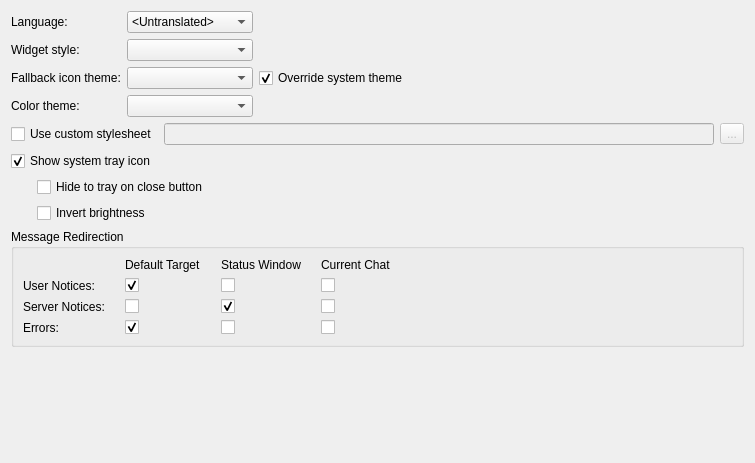
<?xml version="1.0" encoding="UTF-8"?>
<ui version="4.0">
 <class>AppearanceSettingsPage</class>
 <widget class="QWidget" name="AppearanceSettingsPage">
  <property name="geometry">
   <rect>
    <x>0</x>
    <y>0</y>
    <width>755</width>
    <height>463</height>
   </rect>
  </property>
  <property name="windowTitle">
   <string>Form</string>
  </property>
  <layout class="QVBoxLayout" name="verticalLayout">
   <item>
    <layout class="QGridLayout" name="gridLayout">
     <item row="0" column="0">
      <widget class="QLabel" name="label_9">
       <property name="text">
        <string>Language:</string>
       </property>
      </widget>
     </item>
     <item row="0" column="1">
      <widget class="QComboBox" name="languageComboBox">
       <property name="toolTip">
        <string>Set the application language. Requires restart!</string>
       </property>
       <item>
        <property name="text">
         <string>&lt;Untranslated&gt;</string>
        </property>
       </item>
       <item>
        <property name="text">
         <string>&lt;System Default&gt;</string>
        </property>
       </item>
      </widget>
     </item>
     <item row="0" column="2">
      <spacer name="horizontalSpacer_3">
       <property name="orientation">
        <enum>Qt::Horizontal</enum>
       </property>
       <property name="sizeHint" stdset="0">
        <size>
         <width>40</width>
         <height>20</height>
        </size>
       </property>
      </spacer>
     </item>
     <item row="1" column="0">
      <widget class="QLabel" name="label_2">
       <property name="text">
        <string>Widget style:</string>
       </property>
      </widget>
     </item>
     <item row="1" column="1">
      <widget class="QComboBox" name="styleComboBox">
       <property name="toolTip">
        <string>Set application style</string>
       </property>
      </widget>
     </item>
     <item row="2" column="0">
      <widget class="QLabel" name="iconThemeLabel">
       <property name="text">
        <string>Fallback icon theme:</string>
       </property>
      </widget>
     </item>
     <item row="2" column="1">
      <widget class="QComboBox" name="iconThemeComboBox">
       <property name="toolTip">
        <string>&lt;html&gt;&lt;head/&gt;&lt;body&gt;&lt;p&gt;Icon theme to use for icons that are not found in the current system theme. Requires the selected theme to be installed either system-wide, or as part of the Quassel installation.&lt;/p&gt;&lt;p&gt;Supported themes are Breeze, Breeze Dark and Oxygen, all of KDE fame.&lt;/p&gt;&lt;/body&gt;&lt;/html&gt;</string>
       </property>
      </widget>
     </item>
     <item row="2" column="2">
      <widget class="QCheckBox" name="overrideSystemIconTheme">
       <property name="toolTip">
        <string>&lt;html&gt;&lt;head/&gt;&lt;body&gt;&lt;p&gt;If enabled, uses the selected fallback icon theme instead of the configured system theme for all icons. Recommended if you want Quassel to have a consistent look-and-feel.&lt;/p&gt;&lt;/body&gt;&lt;/html&gt;</string>
       </property>
       <property name="text">
        <string>Override system theme</string>
       </property>
       <property name="checked">
        <bool>true</bool>
       </property>
       <property name="settingsKey" stdset="0">
        <string notr="true">/UiStyle/Icons/OverrideSystemTheme</string>
       </property>
       <property name="defaultValue" stdset="0">
        <bool>true</bool>
       </property>
      </widget>
     </item>
     <item row="3" column="0">
      <widget class="QLabel" name="themeLabel">
       <property name="text">
        <string>Color theme:</string>
       </property>
      </widget>
     </item>
     <item row="3" column="1">
      <widget class="QComboBox" name="themeComboBox">
       <property name="toolTip">
        <string>Select the application color theme</string>
       </property>
      </widget>
     </item>
    </layout>
   </item>
   <item>
    <layout class="QHBoxLayout" name="horizontalLayout">
     <item>
      <widget class="QCheckBox" name="useCustomStyleSheet">
       <property name="text">
        <string>Use custom stylesheet</string>
       </property>
       <property name="settingsKey" stdset="0">
        <string notr="true">/UiStyle/UseCustomStyleSheet</string>
       </property>
       <property name="defaultValue" stdset="0">
        <bool>false</bool>
       </property>
      </widget>
     </item>
     <item>
      <widget class="QLineEdit" name="customStyleSheetPath">
       <property name="enabled">
        <bool>false</bool>
       </property>
       <property name="sizePolicy">
        <sizepolicy hsizetype="Expanding" vsizetype="Fixed">
         <horstretch>0</horstretch>
         <verstretch>0</verstretch>
        </sizepolicy>
       </property>
       <property name="readOnly">
        <bool>false</bool>
       </property>
       <property name="settingsKey" stdset="0">
        <string notr="true">/UiStyle/CustomStyleSheetPath</string>
       </property>
       <property name="defaultValue" stdset="0">
        <string/>
       </property>
      </widget>
     </item>
     <item>
      <widget class="QToolButton" name="chooseStyleSheet">
       <property name="enabled">
        <bool>false</bool>
       </property>
       <property name="text">
        <string>...</string>
       </property>
      </widget>
     </item>
    </layout>
   </item>
   <item>
    <layout class="QGridLayout" name="gridLayout_3">
     <item row="1" column="2">
      <spacer name="horizontalSpacer">
       <property name="orientation">
        <enum>Qt::Horizontal</enum>
       </property>
       <property name="sizeHint" stdset="0">
        <size>
         <width>40</width>
         <height>20</height>
        </size>
       </property>
      </spacer>
     </item>
     <item row="0" column="0" colspan="2">
      <widget class="QCheckBox" name="useSystemTrayIcon">
       <property name="text">
        <string>Show system tray icon</string>
       </property>
       <property name="checked">
        <bool>true</bool>
       </property>
       <property name="settingsKey" stdset="0">
        <string notr="true">UseSystemTrayIcon</string>
       </property>
       <property name="defaultValue" stdset="0">
        <bool>true</bool>
       </property>
      </widget>
     </item>
     <item row="2" column="1">
      <widget class="QCheckBox" name="invertSystrayColors">
       <property name="text">
        <string>Invert brightness</string>
       </property>
       <property name="settingsKey" stdset="0">
        <string notr="true">/UiStyle/Icons/InvertTray</string>
       </property>
       <property name="defaultValue" stdset="0">
        <bool>false</bool>
       </property>
      </widget>
     </item>
     <item row="1" column="0">
      <spacer name="horizontalSpacer_2">
       <property name="orientation">
        <enum>Qt::Horizontal</enum>
       </property>
       <property name="sizeType">
        <enum>QSizePolicy::Fixed</enum>
       </property>
       <property name="sizeHint" stdset="0">
        <size>
         <width>20</width>
         <height>20</height>
        </size>
       </property>
      </spacer>
     </item>
     <item row="2" column="0">
      <spacer name="horizontalSpacer_6">
       <property name="orientation">
        <enum>Qt::Horizontal</enum>
       </property>
       <property name="sizeType">
        <enum>QSizePolicy::Fixed</enum>
       </property>
       <property name="sizeHint" stdset="0">
        <size>
         <width>20</width>
         <height>20</height>
        </size>
       </property>
      </spacer>
     </item>
     <item row="1" column="1">
      <widget class="QCheckBox" name="minimizeOnClose">
       <property name="text">
        <string>Hide to tray on close button</string>
       </property>
       <property name="settingsKey" stdset="0">
        <string notr="true">MinimizeOnClose</string>
       </property>
       <property name="defaultValue" stdset="0">
        <bool>false</bool>
       </property>
      </widget>
     </item>
    </layout>
   </item>
   <item>
    <widget class="QGroupBox" name="groupBox_3">
     <property name="title">
      <string>Message Redirection</string>
     </property>
     <layout class="QGridLayout" name="gridLayout_2" columnstretch="0,0,0,0,1">
      <property name="horizontalSpacing">
       <number>20</number>
      </property>
      <item row="1" column="0">
       <widget class="QLabel" name="label_3">
        <property name="text">
         <string>User Notices:</string>
        </property>
       </widget>
      </item>
      <item row="1" column="1">
       <widget class="QCheckBox" name="userNoticesInDefaultBuffer">
        <property name="enabled">
         <bool>true</bool>
        </property>
        <property name="text">
         <string/>
        </property>
        <property name="checked">
         <bool>true</bool>
        </property>
       </widget>
      </item>
      <item row="1" column="2">
       <widget class="QCheckBox" name="userNoticesInStatusBuffer">
        <property name="enabled">
         <bool>true</bool>
        </property>
        <property name="text">
         <string/>
        </property>
        <property name="checked">
         <bool>false</bool>
        </property>
       </widget>
      </item>
      <item row="1" column="3">
       <widget class="QCheckBox" name="userNoticesInCurrentBuffer">
        <property name="enabled">
         <bool>true</bool>
        </property>
        <property name="text">
         <string/>
        </property>
       </widget>
      </item>
      <item row="2" column="0">
       <widget class="QLabel" name="label_4">
        <property name="text">
         <string>Server Notices:</string>
        </property>
       </widget>
      </item>
      <item row="2" column="1">
       <widget class="QCheckBox" name="serverNoticesInDefaultBuffer">
        <property name="text">
         <string/>
        </property>
       </widget>
      </item>
      <item row="0" column="1">
       <widget class="QLabel" name="label_5">
        <property name="text">
         <string>Default Target</string>
        </property>
       </widget>
      </item>
      <item row="0" column="2">
       <widget class="QLabel" name="label_6">
        <property name="text">
         <string>Status Window</string>
        </property>
       </widget>
      </item>
      <item row="0" column="3">
       <widget class="QLabel" name="label_7">
        <property name="text">
         <string>Current Chat</string>
        </property>
       </widget>
      </item>
      <item row="3" column="0">
       <widget class="QLabel" name="label_8">
        <property name="text">
         <string>Errors:</string>
        </property>
       </widget>
      </item>
      <item row="2" column="2">
       <widget class="QCheckBox" name="serverNoticesInStatusBuffer">
        <property name="text">
         <string/>
        </property>
        <property name="checked">
         <bool>true</bool>
        </property>
       </widget>
      </item>
      <item row="2" column="3">
       <widget class="QCheckBox" name="serverNoticesInCurrentBuffer">
        <property name="text">
         <string/>
        </property>
       </widget>
      </item>
      <item row="3" column="1">
       <widget class="QCheckBox" name="errorMsgsInDefaultBuffer">
        <property name="text">
         <string/>
        </property>
        <property name="checked">
         <bool>true</bool>
        </property>
       </widget>
      </item>
      <item row="3" column="2">
       <widget class="QCheckBox" name="errorMsgsInStatusBuffer">
        <property name="text">
         <string/>
        </property>
       </widget>
      </item>
      <item row="3" column="3">
       <widget class="QCheckBox" name="errorMsgsInCurrentBuffer">
        <property name="text">
         <string/>
        </property>
       </widget>
      </item>
      <item row="0" column="4">
       <spacer name="horizontalSpacer_5">
        <property name="orientation">
         <enum>Qt::Horizontal</enum>
        </property>
        <property name="sizeHint" stdset="0">
         <size>
          <width>1</width>
          <height>1</height>
         </size>
        </property>
       </spacer>
      </item>
     </layout>
    </widget>
   </item>
   <item>
    <spacer name="verticalSpacer">
     <property name="orientation">
      <enum>Qt::Vertical</enum>
     </property>
     <property name="sizeHint" stdset="0">
      <size>
       <width>20</width>
       <height>40</height>
      </size>
     </property>
    </spacer>
   </item>
  </layout>
 </widget>
 <tabstops>
  <tabstop>languageComboBox</tabstop>
  <tabstop>styleComboBox</tabstop>
  <tabstop>iconThemeComboBox</tabstop>
  <tabstop>overrideSystemIconTheme</tabstop>
  <tabstop>useCustomStyleSheet</tabstop>
  <tabstop>chooseStyleSheet</tabstop>
  <tabstop>customStyleSheetPath</tabstop>
  <tabstop>useSystemTrayIcon</tabstop>
  <tabstop>minimizeOnClose</tabstop>
  <tabstop>invertSystrayColors</tabstop>
  <tabstop>userNoticesInDefaultBuffer</tabstop>
  <tabstop>userNoticesInStatusBuffer</tabstop>
  <tabstop>userNoticesInCurrentBuffer</tabstop>
  <tabstop>serverNoticesInDefaultBuffer</tabstop>
  <tabstop>serverNoticesInStatusBuffer</tabstop>
  <tabstop>serverNoticesInCurrentBuffer</tabstop>
  <tabstop>errorMsgsInDefaultBuffer</tabstop>
  <tabstop>errorMsgsInStatusBuffer</tabstop>
  <tabstop>errorMsgsInCurrentBuffer</tabstop>
 </tabstops>
 <resources/>
 <connections>
  <connection>
   <sender>useCustomStyleSheet</sender>
   <signal>toggled(bool)</signal>
   <receiver>customStyleSheetPath</receiver>
   <slot>setEnabled(bool)</slot>
   <hints>
    <hint type="sourcelabel">
     <x>70</x>
     <y>166</y>
    </hint>
    <hint type="destinationlabel">
     <x>321</x>
     <y>171</y>
    </hint>
   </hints>
  </connection>
  <connection>
   <sender>useCustomStyleSheet</sender>
   <signal>toggled(bool)</signal>
   <receiver>chooseStyleSheet</receiver>
   <slot>setEnabled(bool)</slot>
   <hints>
    <hint type="sourcelabel">
     <x>91</x>
     <y>166</y>
    </hint>
    <hint type="destinationlabel">
     <x>747</x>
     <y>172</y>
    </hint>
   </hints>
  </connection>
  <connection>
   <sender>useSystemTrayIcon</sender>
   <signal>toggled(bool)</signal>
   <receiver>minimizeOnClose</receiver>
   <slot>setEnabled(bool)</slot>
   <hints>
    <hint type="sourcelabel">
     <x>98</x>
     <y>206</y>
    </hint>
    <hint type="destinationlabel">
     <x>125</x>
     <y>238</y>
    </hint>
   </hints>
  </connection>
  <connection>
   <sender>useSystemTrayIcon</sender>
   <signal>toggled(bool)</signal>
   <receiver>invertSystrayColors</receiver>
   <slot>setEnabled(bool)</slot>
   <hints>
    <hint type="sourcelabel">
     <x>45</x>
     <y>197</y>
    </hint>
    <hint type="destinationlabel">
     <x>70</x>
     <y>291</y>
    </hint>
   </hints>
  </connection>
 </connections>
</ui>
